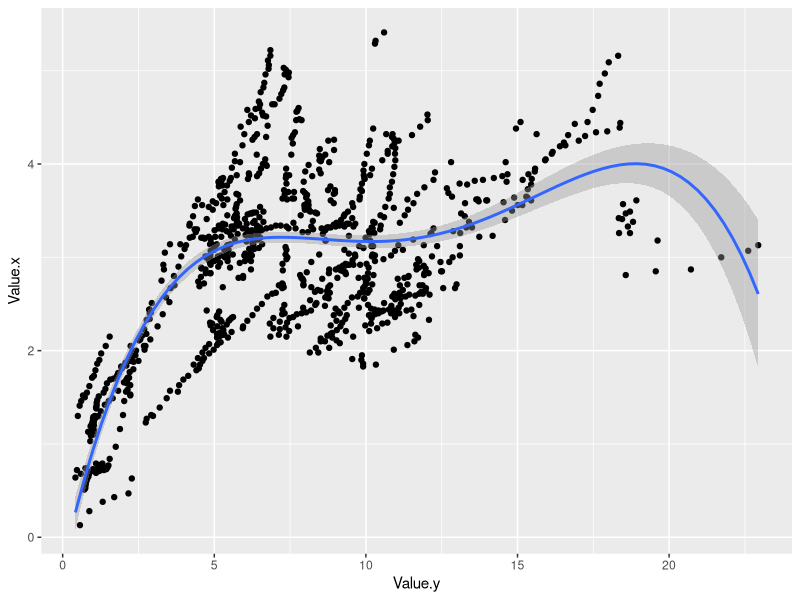
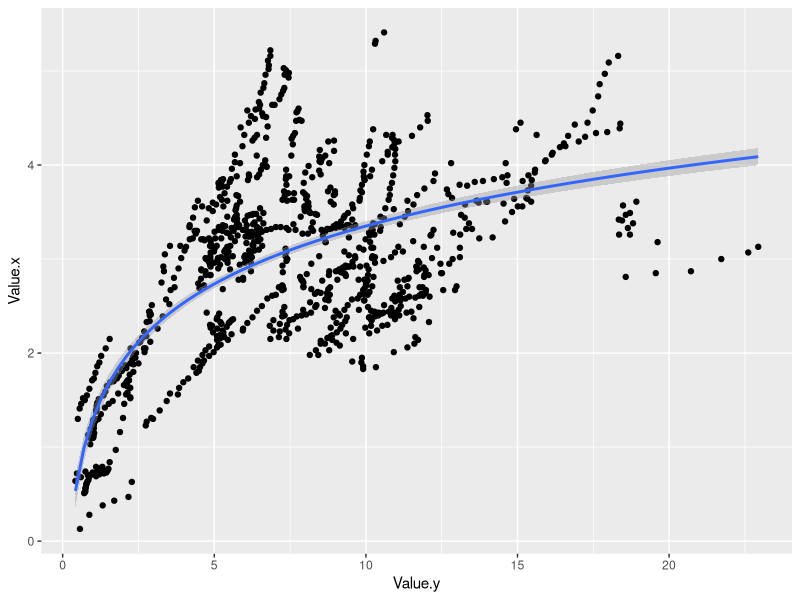
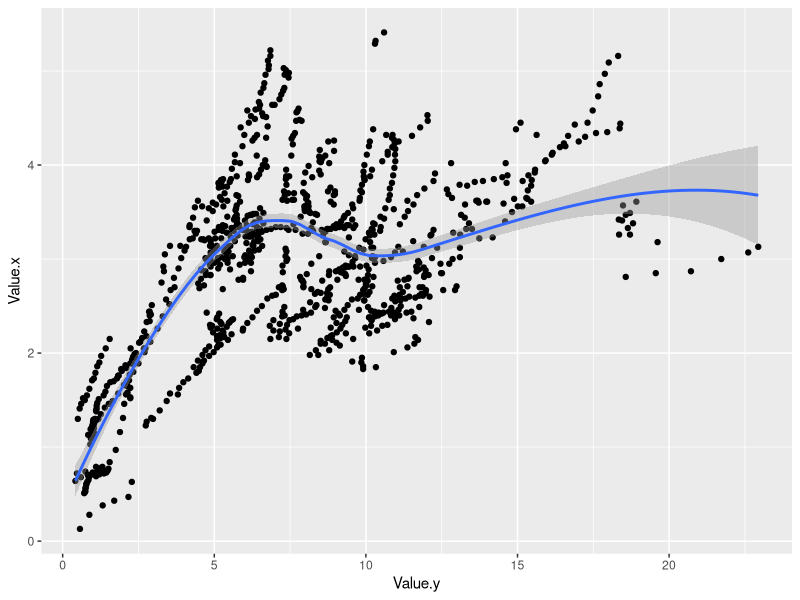

Write the R code that produced these figures, in order.
## ---- chunk 1
knitr::opts_chunk$set(echo = TRUE)
library(kableExtra)
## ---- chunk 2
rm(list = ls())
## ---- chunk 3
doctorsPer1000 <- read.csv("doctorsPer1000.csv", na.string = "")
knitr::kable(head(doctorsPer1000, n=100)) %>%
  kable_styling("striped", full_width = F) %>%
  scroll_box(width = "100%", height = "200px")
## ---- chunk 4
nurcesPer1000 <- read.csv("nurcesPer1000.csv", na.string = "")
knitr::kable(head(nurcesPer1000, n=100)) %>%
  kable_styling("striped", full_width = F) %>%
  scroll_box(width = "100%", height = "200px")
## ---- chunk 5
DocNurc <- merge(doctorsPer1000,nurcesPer1000,by=c("LOCATION","TIME"))
## ---- chunk 6
knitr::kable(head(DocNurc, n=100)) %>%
  kable_styling("striped", full_width = F) %>%
  scroll_box(width = "100%", height = "200px")
## ---- chunk 7
giatroi <- DocNurc$Value.x
nosok <- DocNurc$Value.y
## ---- chunk 8
lm(giatroi ~ nosok + I(nosok^2) + I(nosok^3)+I(nosok^4))
## ---- chunk 9
if(!require(ggplot2)){
    install.packages("ggplot2")
    library(ggplot2)
}
## ---- chunk 10
DocNurcPl <- ggplot(DocNurc, aes(x = Value.y, y = Value.x))
DocNurcPl + geom_point() + geom_smooth(method = lm, formula = y ~ x+I(x^2)+I(x^3)+I(x^4))
## ---- chunk 11
lm(giatroi ~ I(log(nosok)))
## ---- chunk 12
DocNurcPl + geom_point() + geom_smooth(method = lm, formula = y ~ I(log(x)))
## ---- chunk 13
DocNurcPl + geom_point() + geom_smooth()
